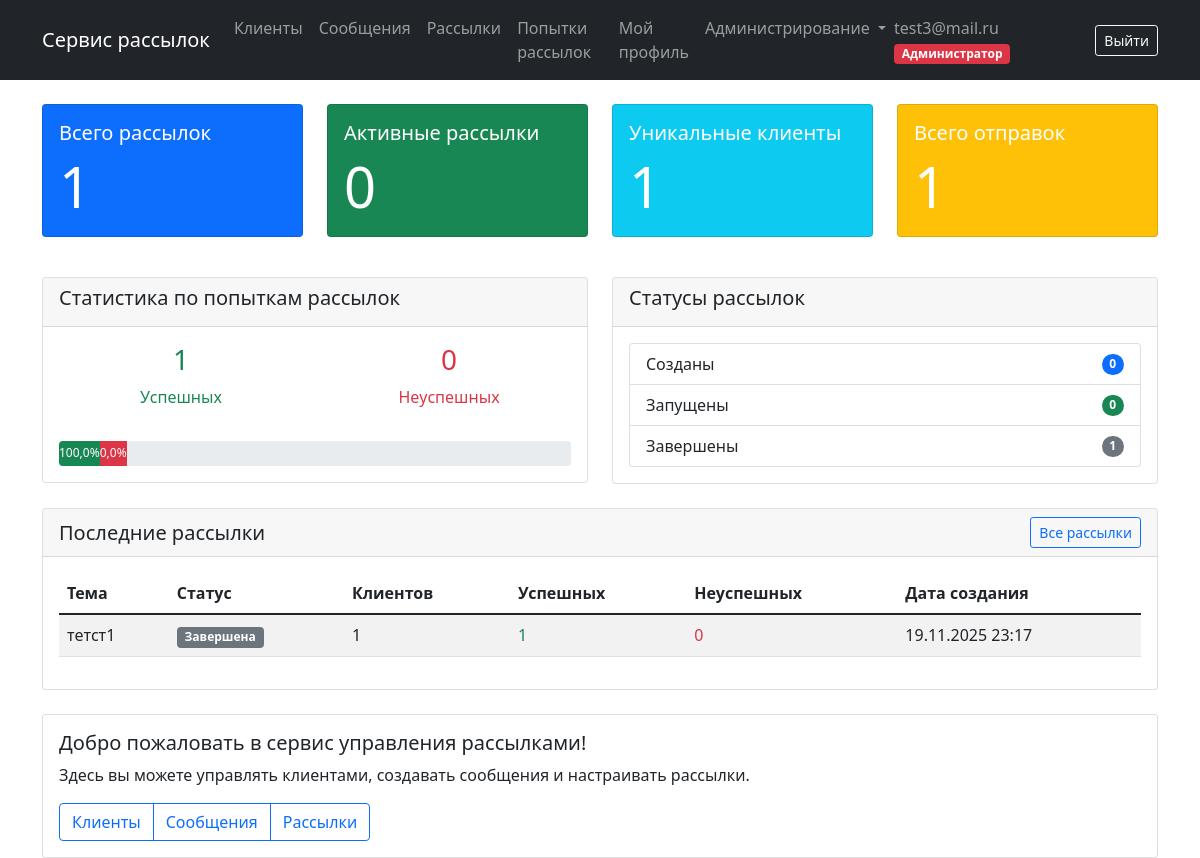
Screenshot of / (signed in) with the database file from the repository.
### users/models.py (models this page shows, shortened)
class User(AbstractUser):
    phone = models.CharField(max_length=20, blank=True, verbose_name="Телефон")
    avatar = models.ImageField(
        upload_to="users/avatars/", blank=True, null=True, verbose_name="Аватар"
    )
    country = models.CharField(max_length=100, blank=True, verbose_name="Страна")
    email = models.EmailField(unique=True, verbose_name="Email")
    USERNAME_FIELD = "email"
    REQUIRED_FIELDS = ["username"]
    class Meta:
        verbose_name = "пользователь"
        verbose_name_plural = "пользователи"

class Profile(models.Model):
    user = models.OneToOneField(
        "User", on_delete=models.CASCADE, verbose_name="Пользователь"
    )
    ROLE_USER = "user"
    ROLE_MANAGER = "manager"
    ROLE_ADMIN = "admin"
    ROLE_CHOICES = [
        (ROLE_USER, "Пользователь"),
        (ROLE_MANAGER, "Менеджер"),
        (ROLE_ADMIN, "Администратор"),
    ]
    role = models.CharField(
        max_length=20, choices=ROLE_CHOICES, default=ROLE_USER, verbose_name="Роль"
    )
    email_verified = models.BooleanField(
        default=False, verbose_name="Email подтвержден"
    )
    blocked = models.BooleanField(default=False, verbose_name="Заблокирован")
    class Meta:
        verbose_name = "профиль"
        verbose_name_plural = "профили"
    @property
    def is_manager(self):
        return self.role in [self.ROLE_MANAGER, self.ROLE_ADMIN]

### mailing/models.py (models this page shows, shortened)
class Mailing(models.Model):
    STATUS_CREATED = "created"
    STATUS_STARTED = "started"
    STATUS_COMPLETED = "completed"
    STATUS_CHOICES = [
        (STATUS_CREATED, "Создана"),
        (STATUS_STARTED, "Запущена"),
        (STATUS_COMPLETED, "Завершена"),
    ]
    start_time = models.DateTimeField(verbose_name="Время начала рассылки")
    end_time = models.DateTimeField(verbose_name="Время окончания рассылки")
    status = models.CharField(
        max_length=20,
        choices=STATUS_CHOICES,
        default=STATUS_CREATED,
        verbose_name="Статус",
    )
    message = models.ForeignKey(
        Message, on_delete=models.CASCADE, verbose_name="Сообщение"
    )
    clients = models.ManyToManyField(Client, verbose_name="Получатели")
    owner = models.ForeignKey(
        settings.AUTH_USER_MODEL, on_delete=models.CASCADE, verbose_name="Владелец"
    )
    created_at = models.DateTimeField(auto_now_add=True, verbose_name="Создана")
    class Meta:
        verbose_name = "рассылка"
        verbose_name_plural = "рассылки"
        ordering = ["-created_at"]
        permissions = [
            ("can_view_all_mailings", "Может просматривать все рассылки"),
            ("can_disable_mailings", "Может отключать рассылки"),
        ]
    def update_status(self):
        now = timezone.now()
        if self.end_time <= now:
            self.status = self.STATUS_COMPLETED
        elif self.start_time <= now <= self.end_time:
            self.status = self.STATUS_STARTED
        elif now < self.start_time:
            self.status = self.STATUS_CREATED
        self.save()
    def get_successful_attempts_count(self):
        return self.mailingattempt_set.filter(
            status=MailingAttempt.STATUS_SUCCESS
        ).count()
    def get_failed_attempts_count(self):
        return self.mailingattempt_set.filter(
            status=MailingAttempt.STATUS_FAILED
        ).count()

class Message(models.Model):
    subject = models.CharField(max_length=255, verbose_name="Тема письма")
    body = models.TextField(verbose_name="Тело письма")
    owner = models.ForeignKey(
        settings.AUTH_USER_MODEL, on_delete=models.CASCADE, verbose_name="Владелец"
    )
    class Meta:
        verbose_name = "сообщение"
        verbose_name_plural = "сообщения"
        permissions = [
            ("can_view_all_messages", "Может просматривать все сообщения"),
        ]

### mailing/views.py (the view, shortened to what this page needs)
# urls.py: path("", views.index, name="index"),
def index(request):
    if request.user.is_authenticated:
        total_mailings = Mailing.objects.filter(owner=request.user).count()
        active_mailings = Mailing.objects.filter(
            owner=request.user, status=Mailing.STATUS_STARTED
        ).count()
        unique_clients = Client.objects.filter(owner=request.user).count()
        user_mailings = Mailing.objects.filter(owner=request.user)
        total_attempts = MailingAttempt.objects.filter(
            mailing__in=user_mailings
        ).count()
        successful_attempts = MailingAttempt.objects.filter(
            mailing__in=user_mailings, status=MailingAttempt.STATUS_SUCCESS
        ).count()
        failed_attempts = MailingAttempt.objects.filter(
            mailing__in=user_mailings, status=MailingAttempt.STATUS_FAILED
        ).count()
        success_rate = (
            (successful_attempts / total_attempts * 100) if total_attempts > 0 else 0
        )
        failure_rate = (
            (failed_attempts / total_attempts * 100) if total_attempts > 0 else 0
        )
        created_mailings = Mailing.objects.filter(
            owner=request.user, status=Mailing.STATUS_CREATED
        ).count()
        completed_mailings = Mailing.objects.filter(
            owner=request.user, status=Mailing.STATUS_COMPLETED
        ).count()
        recent_mailings = Mailing.objects.filter(owner=request.user).order_by(
            "-created_at"
        )[:5]
    context = {
        "total_mailings": total_mailings,
        "active_mailings": active_mailings,
        "unique_clients": unique_clients,
        "total_attempts": total_attempts,
        "successful_attempts": successful_attempts,
        "failed_attempts": failed_attempts,
        "success_rate": success_rate,
        "failure_rate": failure_rate,
        "created_mailings": created_mailings,
        "completed_mailings": completed_mailings,
        "recent_mailings": recent_mailings,
    }
    return render(request, "mailing/index.html", context)

### mailing/context_processors.py (called while the page is built)
def update_mailing_statuses(request):
    if request.user.is_authenticated:
        try:
            user_mailings = Mailing.objects.filter(owner=request.user)
            for mailing in user_mailings:
                mailing.update_status()
        except Exception as e:
            pass
    return {}

### templates/mailing/index.html (shortened to what this page needs)
{% extends 'base.html' %}
{% block content %}
<div class="row">
    <div class="col-md-3">
        <div class="card text-white bg-primary mb-3">
            <div class="card-body">
                <h5 class="card-title">Всего рассылок</h5>
                <p class="card-text display-4">{{ total_mailings }}</p>
            </div>
        </div>
    </div>
    <div class="col-md-3">
        <div class="card text-white bg-success mb-3">
            <div class="card-body">
                <h5 class="card-title">Активные рассылки</h5>
                <p class="card-text display-4">{{ active_mailings }}</p>
            </div>
        </div>
    </div>
    <div class="col-md-3">
        <div class="card text-white bg-info mb-3">
            <div class="card-body">
                <h5 class="card-title">Уникальные клиенты</h5>
                <p class="card-text display-4">{{ unique_clients }}</p>
            </div>
        </div>
    </div>
    <div class="col-md-3">
        <div class="card text-white bg-warning mb-3">
            <div class="card-body">
                <h5 class="card-title">Всего отправок</h5>
                <p class="card-text display-4">{{ total_attempts }}</p>
            </div>
        </div>
    </div>
</div>
{% if user.is_authenticated %}
<div class="row mt-4">
    <div class="col-md-6">
        <div class="card">
            <div class="card-header">
                <h5 class="card-title">Статистика по попыткам рассылок</h5>
            </div>
            <div class="card-body">
                <div class="row text-center">
                    <div class="col-6">
                        <div class="text-success">
                            <h3>{{ successful_attempts }}</h3>
                            <p>Успешных</p>
                        </div>
                    </div>
                    <div class="col-6">
                        <div class="text-danger">
                            <h3>{{ failed_attempts }}</h3>
                            <p>Неуспешных</p>
                        </div>
                    </div>
                </div>
                {% if total_attempts > 0 %}
                <div class="mt-3">
                    <div class="progress" style="height: 25px;">
                        <div class="progress-bar bg-success" style="width: {{ success_rate }}%">
                            {{ success_rate|floatformat:1 }}%
                        </div>
                        <div class="progress-bar bg-danger" style="width: {{ failure_rate }}%">
                            {{ failure_rate|floatformat:1 }}%
                        </div>
                    </div>
                </div>
                {% endif %}
            </div>
        </div>
    </div>
    <div class="col-md-6">
        <div class="card">
            <div class="card-header">
                <h5 class="card-title">Статусы рассылок</h5>
            </div>
            <div class="card-body">
                <ul class="list-group">
                    <li class="list-group-item d-flex justify-content-between align-items-center">
                        Созданы
                        <span class="badge bg-primary rounded-pill">{{ created_mailings }}</span>
                    </li>
                    <li class="list-group-item d-flex justify-content-between align-items-center">
                        Запущены
                        <span class="badge bg-success rounded-pill">{{ active_mailings }}</span>
                    </li>
                    <li class="list-group-item d-flex justify-content-between align-items-center">
                        Завершены
                        <span class="badge bg-secondary rounded-pill">{{ completed_mailings }}</span>
                    </li>
                </ul>
            </div>
        </div>
    </div>
</div>
<div class="row mt-4">
    <div class="col-12">
        <div class="card">
            <div class="card-header d-flex justify-content-between align-items-center">
                <h5 class="card-title mb-0">Последние рассылки</h5>
                <a href="{% url 'mailing:mailing_list' %}" class="btn btn-sm btn-outline-primary">Все рассылки</a>
            </div>
            <div class="card-body">
                {% if recent_mailings %}
                <div class="table-responsive">
                    <table class="table table-striped">
                        <thead>
                            <tr>
                                <th>Тема</th>
                                <th>Статус</th>
                                <th>Клиентов</th>
                                <th>Успешных</th>
                                <th>Неуспешных</th>
                                <th>Дата создания</th>
                            </tr>
                        </thead>
                        <tbody>
                            {% for mailing in recent_mailings %}
                            <tr>
                                <td>{{ mailing.message.subject|truncatewords:5 }}</td>
                                <td>
                                    <span class="badge bg-{% if mailing.status == 'started' %}success{% elif mailing.status == 'completed' %}secondary{% else %}primary{% endif %}">
                                        {{ mailing.get_status_display }}
                                    </span>
                                </td>
                                <td>{{ mailing.clients.count }}</td>
                                <td class="text-success">{{ mailing.get_successful_attempts_count }}</td>
                                <td class="text-danger">{{ mailing.get_failed_attempts_count }}</td>
                                <td>{{ mailing.created_at|date:"d.m.Y H:i" }}</td>
                            </tr>
                            {% endfor %}
                        </tbody>
                    </table>
                </div>
                {% else %}
                <p class="text-muted">У вас пока нет рассылок</p>
                {% endif %}
            </div>
        </div>
    </div>
</div>
{% endif %}
<div class="row mt-4">
    <div class="col-12">
        <div class="card">
            <div class="card-body">
                <h5 class="card-title">Добро пожаловать в сервис управления рассылками!</h5>
                <p class="card-text">
                    Здесь вы можете управлять клиентами, создавать сообщения и настраивать рассылки.
                </p>
                {% if not user.is_authenticated %}
                    <a href="{% url 'users:login' %}" class="btn btn-primary">Войти в систему</a>
                    <a href="{% url 'users:register' %}" class="btn btn-outline-primary">Зарегистрироваться</a>
                {% else %}
                    <div class="btn-group">
                        <a href="{% url 'mailing:client_list' %}" class="btn btn-outline-primary">Клиенты</a>
                        <a href="{% url 'mailing:message_list' %}" class="btn btn-outline-primary">Сообщения</a>
                        <a href="{% url 'mailing:mailing_list' %}" class="btn btn-outline-primary">Рассылки</a>
                    </div>
                {% endif %}
            </div>
        </div>
    </div>
</div>
{% endblock %}

### templates/base.html (shortened to what this page needs)
<!DOCTYPE html>
<html lang="ru">
<head>
    <link href="https://cdn.jsdelivr.net/npm/bootstrap@5.1.3/dist/css/bootstrap.min.css" rel="stylesheet">
</head>
<body>
<nav class="navbar navbar-expand-lg navbar-dark bg-dark">
    <div class="container">
        <a class="navbar-brand" href="{% url 'mailing:index' %}">Сервис рассылок</a>
        <div class="collapse navbar-collapse" id="navbarNav">
            {% if user.is_authenticated %}
            <ul class="navbar-nav me-auto">
                <li class="nav-item">
                    <a class="nav-link" href="{% url 'mailing:client_list' %}">Клиенты</a>
                </li>
                <li class="nav-item">
                    <a class="nav-link" href="{% url 'mailing:message_list' %}">Сообщения</a>
                </li>
                <li class="nav-item">
                    <a class="nav-link" href="{% url 'mailing:mailing_list' %}">Рассылки</a>
                </li>
                <li class="nav-item">
                    <a class="nav-link" href="{% url 'mailing:mailing_list' %}#attempts">Попытки рассылок</a>
                </li>
                <li class="nav-item">
                    <a class="nav-link" href="{% url 'users:profile_view' %}">Мой профиль</a>
                </li>
                {% if user.profile.is_manager or user.groups.all.0.name == 'Менеджеры' %}
                <li class="nav-item dropdown">
                    <a class="nav-link dropdown-toggle" href="#" role="button" data-bs-toggle="dropdown">
                        Администрирование
                    </a>
                </li>
                {% endif %}
            </ul>
            <ul class="navbar-nav">
                <li class="nav-item">
                    <div class="d-flex align-items-center">
                        <span class="navbar-text me-3">
                            {{ user.email }}
                            {% if user.profile %}
                            <span class="badge bg-{% if user.profile.role == 'admin' %}danger{% elif user.profile.role == 'manager' %}warning{% else %}secondary{% endif %}">
                                {{ user.profile.get_role_display }}
                            </span>
                            {% endif %}
                        </span>
                        <a class="btn btn-outline-light btn-sm" href="{% url 'users:logout' %}">Выйти</a>
                    </div>
                </li>
            </ul>
            {% endif %}
        </div>
    </div>
</nav>
<div class="container mt-4">
    {% block content %}
    {% endblock %}
</div>
</body>
</html>

### rows the page displays
User: email "test3@mail.ru", profile.role "Администратор"
Mailing: message.subject "тетст1", status "Завершена", clients.count "1", get_successful_attempts_count "1", get_failed_attempts_count "0", created_at "19.11.2025 23:17"

### other values shown
{{ total_mailings }} "1"
{{ active_mailings }} "0"
{{ unique_clients }} "1"
{{ total_attempts }} "1"
{{ successful_attempts }} "1"
{{ failed_attempts }} "0"
{{ success_rate|floatformat:1 }} "100,0"
{{ failure_rate|floatformat:1 }} "0,0"
{{ created_mailings }} "0"
{{ completed_mailings }} "1"
